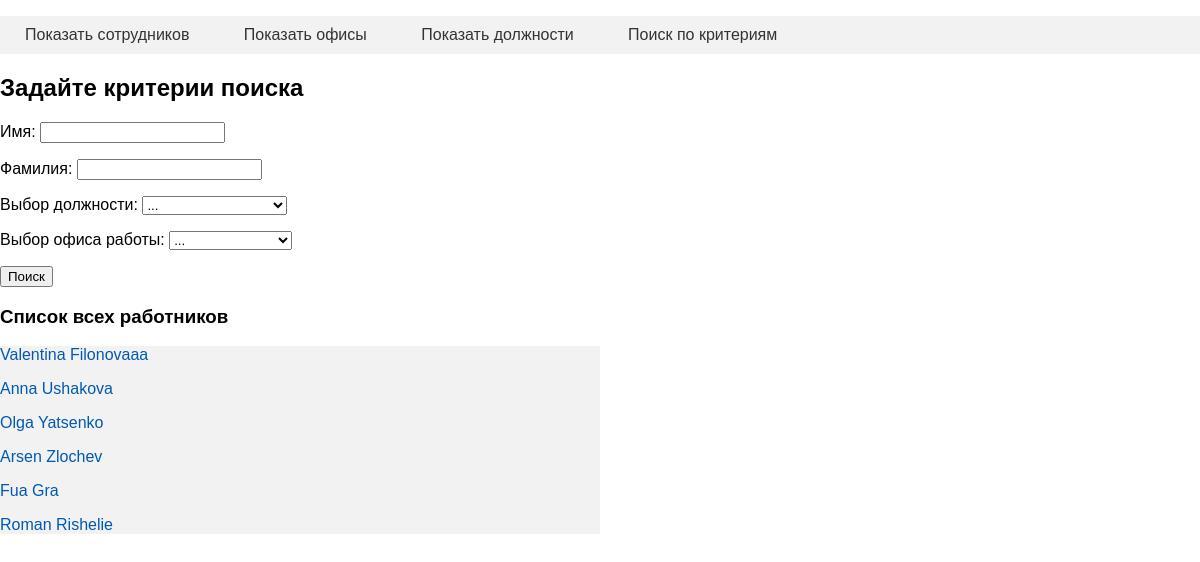
Page /search_employee on the earlier database version.
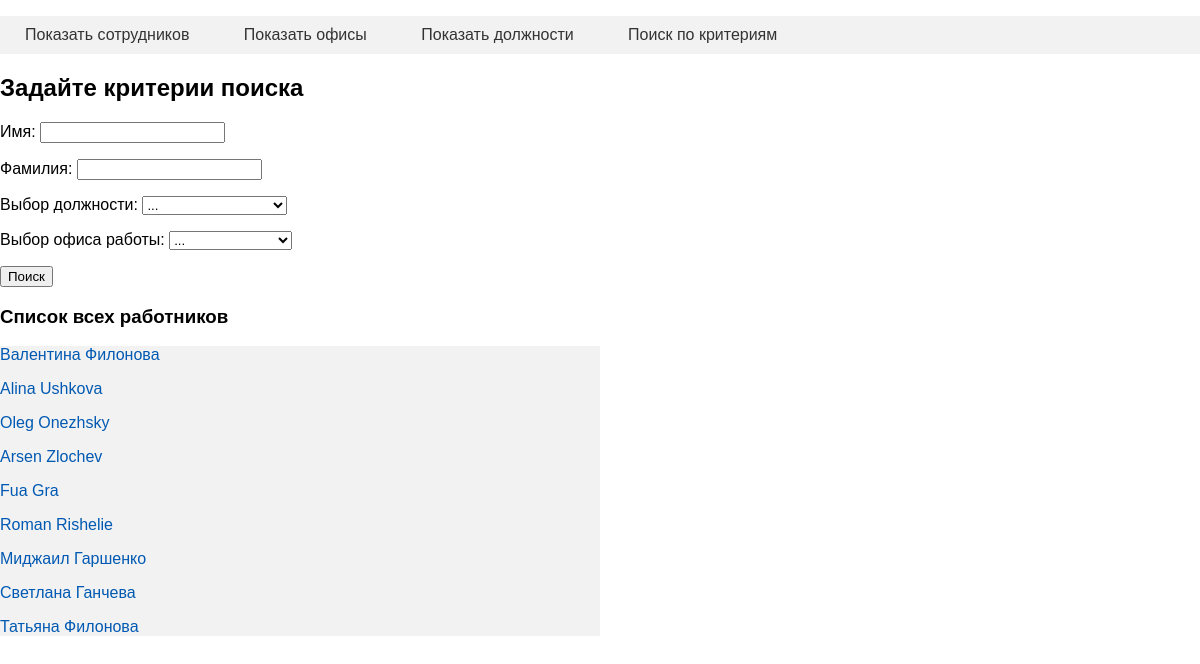
Same page on the later database version.
### tables this page shows
CREATE TABLE employee (
id integer PRIMARY KEY AUTOINCREMENT,
name text NOT NULL,
surname text NOT NULL,
email text,
home_address text,
date_of_last_changes date
);

### app.py (the view, shortened to what this page needs)
@app.route("/search_employee", methods=["POST", "GET"])
def show_employees_search():
    db = get_db()
    dbase = FDataBase(db)
    empl = dbase.get_all_emplyee()
    res = []
    posts = dbase.get_all_posts()
    offices = dbase.get_all_offices()
    return render_template('search_empl.html', empl=empl, posts=posts, offices=offices, res=res)

### FDataBase.py (called while the page is built)
    def get_all_emplyee(self):
        try:
            self.__cur.execute(
                f"SELECT * FROM employee")
            res = self.__cur.fetchall()
            if res:
                return res
        except sqlite3.Error as e:
            print("Ошибка получения из БД" + str(e))
        return False

    def get_all_offices(self):
        try:
            self.__cur.execute(
                f"SELECT * FROM office")
            res = self.__cur.fetchall()
            if res:
                return res
        except sqlite3.Error as e:
            print("Ошибка получения из БД" + str(e))
        return False

    def get_all_posts(self):
        try:
            self.__cur.execute(
                f"SELECT * FROM post")
            res = self.__cur.fetchall()
            if res:
                return res
        except sqlite3.Error as e:
            print("Ошибка получения из БД" + str(e))
        return False

### app.py (called while the page is built)
def connect_db():
    conn = sqlite3.connect(app.config['DATABASE'])
    conn.row_factory = sqlite3.Row
    return conn

def get_db():
    if not hasattr(g, 'link_db'):
        g.link_db = connect_db()
    return g.link_db

### templates/search_empl.html (shortened to what this page needs)
{% extends 'menu.html' %}
{% block content %}
{{ super() }}
<h2>Задайте критерии поиска</h2>
<form id="nubexForm" action="{{url_for('show_employees_search')}}" method="post" class="form-contact">
    <p><label>Имя: </label> <input type="text" name="name" value="" requied/>
    <p><label>Фамилия: </label> <input type="text" name="surname" value="" requied/>
    <div>
        <p><label>Выбор должности: </label>
            <select name="selectPosts" size="1">
                <option value="null">...</option>
            </select>
    </div>
    <div>
        <p><label>Выбор офиса работы: </label>
            <select name="selectOffices" size="1">
                <option value="null">...</option>
            </select>
    </div>
    <p><input type="submit" value="Поиск"/>
</form>
<h3>Список всех работников</h3>
<div class="lists">
{% for e in empl %}
<p><a href="{{ url_for('show_employee', empl_id=e.id)}}">{{e.name}} {{e.surname}}</a></p>
{% endfor %}
</div>
{% endblock%}

Differences in the rows shown:
changed employee: name "Valentina" → "Валентина"; surname "Filonovaаа" → "Филонова"
changed employee: name "Anna" → "Alina"; surname "Ushakova" → "Ushkova"
changed employee: name "Olga" → "Oleg"; surname "Yatsenko" → "Onezhsky"
added employee: name "Миджаил", surname "Гаршенко"
added employee: name "Светлана", surname "Ганчева"
added employee: name "Татьяна", surname "Филонова"
